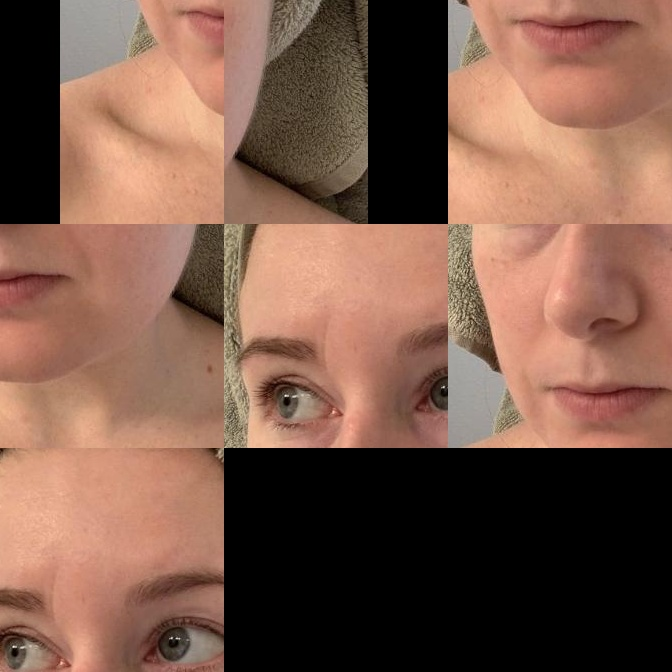
#> input picture skinType/RawPatches224/dryRawPatches224/dry_2bb5bbfc1d4e4c38a0f3_jpg.rf.f5b4b0289a0b0675e5405ae941042a8e_patches.jpg, 672 x 672 px, given as the content of the folder ../skinType/oily, which was not available
$ jupyter execute 'Data Preprocessing .ipynb'   (older library calls are emulated)   (text cells are left out)
#> lines starting #> are read from the running program, lines starting #| are printed output that depends on the picture; after the words box and inside, x2 and y2 are one past the last pixel; in counts of white or black regions, pixels touching at a corner belong together; pictures that were not available may be replaced by others from this repository, and a replacement may not be noted
#> further down, image is the input picture: shape (672, 672, 3); mean B, G, R 74.4, 89.6, 123.9
[cell 1]
import cv2
import numpy as np
import os
import random

# Define input and output directory paths
input_base_folder = "../skinType"  # Parent folder containing 'oily', 'dry', 'normal'
output_base_folder = "./Processed_Images/"

# Fixed patch size
PATCH_SIZE = 256
MIN_SKIN_AREA_RATIO = 0.9  # Minimum 20% of the image should be skin

def detect_skin(image):
    """Detect skin using HSV and YCrCb color spaces."""
    hsv = cv2.cvtColor(image, cv2.COLOR_BGR2HSV)
#> hsv: shape (672, 672, 3); mean H, S, V 7.2, 74.3, 123.9
    ycrcb = cv2.cvtColor(image, cv2.COLOR_BGR2YCrCb)
#> ycrcb: shape (672, 672, 3); mean of channels 0, 1, 2 98.1, 146.4, 114.6

    # Define skin color range in HSV
    lower_hsv = np.array([0, 20, 70], dtype=np.uint8)
    upper_hsv = np.array([20, 255, 255], dtype=np.uint8)

    # Define skin color range in YCrCb
    lower_ycrcb = np.array([0, 133, 77], dtype=np.uint8)
    upper_ycrcb = np.array([255, 173, 127], dtype=np.uint8)

    # Apply masks
    mask_hsv = cv2.inRange(hsv, lower_hsv, upper_hsv)
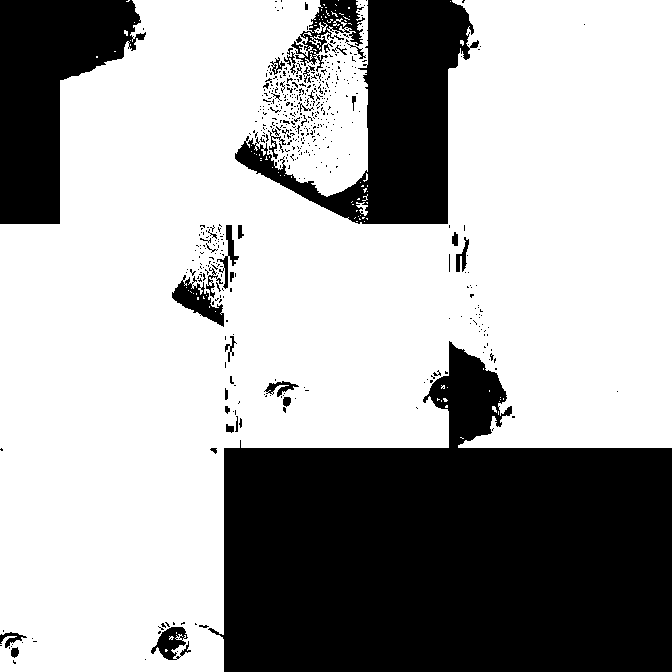
#> mask_hsv: shape (672, 672); 66% white; 532 black regions (487 under 20 px), largest, box (x1, y1, x2, y2) and area: (208, 341, 672, 672) 105037, (235, 0, 479, 224) 22066, (0, 0, 146, 224) 18418
    mask_ycrcb = cv2.inRange(ycrcb, lower_ycrcb, upper_ycrcb)
#> mask_ycrcb: shape (672, 672); 68.7% white; 17 black regions (12 under 20 px), largest, box (x1, y1, x2, y2) and area: (224, 340, 672, 672) 104042, (367, 0, 472, 223) 18837, (0, 0, 139, 224) 18179, (170, 636, 192, 647) 160, (165, 644, 194, 655) 118

    # Combine masks
    combined_mask = cv2.bitwise_and(mask_hsv, mask_ycrcb)
#> combined_mask: shape (672, 672); 65.9% white; 528 black regions (483 under 20 px), largest, box (x1, y1, x2, y2) and area: (208, 340, 672, 672) 105164, (235, 0, 479, 224) 22134, (0, 0, 146, 224) 18514

    # Apply Otsu thresholding
    _, otsu_mask = cv2.threshold(combined_mask, 0, 255, cv2.THRESH_BINARY + cv2.THRESH_OTSU)

    # Morphological operations to remove noise
    kernel = np.ones((5, 5), np.uint8)
    clean_mask = cv2.morphologyEx(otsu_mask, cv2.MORPH_CLOSE, kernel)
#> clean_mask: shape (672, 672); 67.4% white; 19 black regions (1 under 20 px)

    return clean_mask

def extract_skin(image, mask):
    """Find the largest skin region, ensure it meets the minimum skin area threshold."""
    contours, _ = cv2.findContours(mask, cv2.RETR_EXTERNAL, cv2.CHAIN_APPROX_SIMPLE)
#> contours = 6 contours, 5 with area under 20; largest, box (x1, y1, x2, y2) and area: (0, 0, 672, 672) 306786

    if not contours:
        return None  # No skin detected

    # Find the largest skin region
    largest_contour = max(contours, key=cv2.contourArea)
#> largest_contour = contour of 335 points, box (x1, y1, x2, y2) (0, 0, 672, 672), area 306786
    area = cv2.contourArea(largest_contour)
#> area = 306786

    # Calculate image size
    img_height, img_width = image.shape[:2]
#> img_height = 672; img_width = 672
    total_pixels = img_height * img_width
#> total_pixels = 451584

    # Ignore images where skin area is less than 20% of total pixels
    if area / total_pixels < MIN_SKIN_AREA_RATIO:
        return None

    # Get bounding box of skin region
    x, y, w, h = cv2.boundingRect(largest_contour)

    # Crop skin region
    skin_crop = image[y:y+h, x:x+w]

    # Ensure minimum size for cropping
    if w < PATCH_SIZE or h < PATCH_SIZE:
        return None  # Skip small regions

    return skin_crop

# [20 lines left out: function extract_patches, not called in this run]

# Process each category folder (oily, dry, normal)
for category in ["oily", "dry", "normal"]:
    input_folder = os.path.join(input_base_folder, category)
    output_folder = os.path.join(output_base_folder, category)
    os.makedirs(output_folder, exist_ok=True)

    for filename in os.listdir(input_folder):
        if filename.lower().endswith(('.png', '.jpg', '.jpeg')):
            img_path = os.path.join(input_folder, filename)
            image = cv2.imread(img_path)

            if image is None:
                continue  # Skip unreadable images

            skin_mask = detect_skin(image)
            skin_region = extract_skin(image, skin_mask)

            if skin_region is not None:  # Save only if enough skin is detected
                patches = extract_patches(skin_region)
                for i, patch in enumerate(patches):
                    output_path = os.path.join(output_folder, f"{filename.split('.')[0]}_patch{i}.jpg")
                    cv2.imwrite(output_path, patch)

print("Processing complete. Only valid skin images saved.")

[cell 2]
import cv2
import numpy as np
import os
import random

# Detect skin using HSV + YCrCb color spaces
def get_skin_mask(image):
    hsv = cv2.cvtColor(image, cv2.COLOR_BGR2HSV)
    ycrcb = cv2.cvtColor(image, cv2.COLOR_BGR2YCrCb)

    # HSV range
    lower_hsv = np.array([0, 30, 60], dtype=np.uint8)
    upper_hsv = np.array([20, 150, 255], dtype=np.uint8)
    mask_hsv = cv2.inRange(hsv, lower_hsv, upper_hsv)
#> mask_hsv: shape (672, 672); 66.2% white; 611 black regions (564 under 20 px), largest, box (x1, y1, x2, y2) and area: (209, 340, 672, 672) 105283, (235, 0, 479, 224) 21328, (0, 0, 146, 224) 18574

    # YCrCb range
    lower_ycrcb = np.array((0, 133, 77), dtype=np.uint8)
    upper_ycrcb = np.array((255, 173, 127), dtype=np.uint8)
    mask_ycrcb = cv2.inRange(ycrcb, lower_ycrcb, upper_ycrcb)

    # Combine both
    skin_mask = cv2.bitwise_and(mask_hsv, mask_ycrcb)
#> skin_mask: shape (672, 672); 66.2% white; 600 black regions (554 under 20 px), largest, box (x1, y1, x2, y2) and area: (209, 340, 672, 672) 105299, (235, 0, 479, 224) 21355, (0, 0, 146, 224) 18576

    # Clean mask
    kernel = cv2.getStructuringElement(cv2.MORPH_ELLIPSE, (5, 5))
    skin_mask = cv2.erode(skin_mask, kernel, iterations=1)
#> skin_mask: shape (672, 672); 61.5% white; 89 black regions (26 under 20 px), largest, box (x1, y1, x2, y2) and area: (141, 329, 672, 672) 110791, (233, 0, 483, 230) 30444, (0, 0, 148, 226) 19382
    skin_mask = cv2.dilate(skin_mask, kernel, iterations=2)
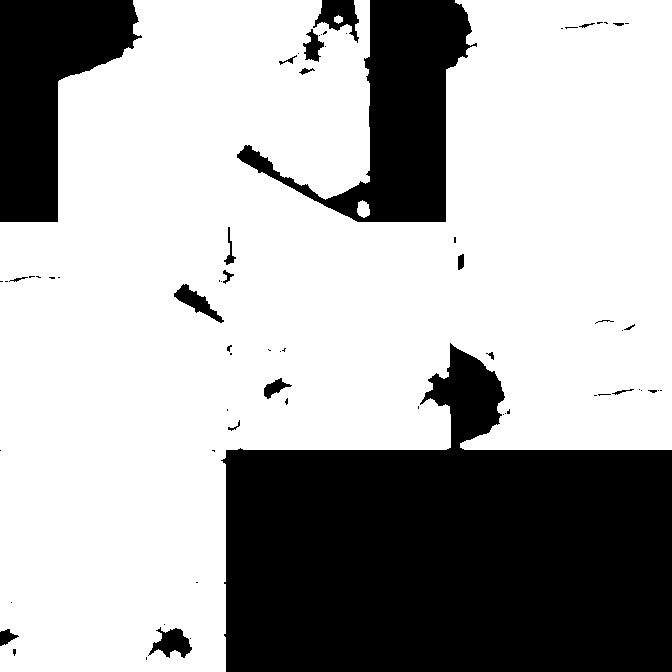
#> skin_mask: shape (672, 672); 67.7% white; 69 black regions (47 under 20 px), largest, box (x1, y1, x2, y2) and area: (221, 343, 672, 672) 103548, (237, 0, 477, 222) 20267, (0, 0, 142, 222) 17924

    return skin_mask

# Check if patch has RGB skin-like color range
def is_patch_skin_colored(patch):
    mean_color = cv2.mean(patch)[:3]
    b, g, r = mean_color
    return (
        80 < r < 255 and
        30 < g < 200 and
        20 < b < 170 and
        r > g and r > b and abs(r - g) > 15
    )

# Optional: reject blurry patches
def is_blurry(patch, threshold=100.0):
    gray = cv2.cvtColor(patch, cv2.COLOR_BGR2GRAY)
    fm = cv2.Laplacian(gray, cv2.CV_64F).var()
    return fm < threshold

# Extract skin-only patches from image
def extract_skin_patches(image, mask, patch_size=(100, 100), num_patches=4, min_skin_ratio=0.4):
#> called with patch_size = (100, 100), num_patches = 4, min_skin_ratio = 0.4
    coords = cv2.findNonZero(mask)
#> coords = contour of 305885 points, box (x1, y1, x2, y2) (0, 0, 672, 672), area 64690
    if coords is None:
        return []

    h, w = image.shape[:2]
#> h = 672; w = 672
    patches = []
    attempts = 0

    while len(patches) < num_patches and attempts < num_patches * 20:
        x, y = random.choice(coords)[0]
        x = max(0, min(x - patch_size[0] // 2, w - patch_size[0]))
        y = max(0, min(y - patch_size[1] // 2, h - patch_size[1]))

        patch = image[y:y+patch_size[1], x:x+patch_size[0]]
        patch_mask = mask[y:y+patch_size[1], x:x+patch_size[0]]

        if patch.shape[:2] != patch_size:
            attempts += 1
            continue

        skin_ratio = np.sum(patch_mask == 255) / (patch_size[0] * patch_size[1])
        if skin_ratio < min_skin_ratio:
            attempts += 1
            continue

        if not is_patch_skin_colored(patch):
            attempts += 1
            continue

        if is_blurry(patch):
            attempts += 1
            continue

        patches.append(patch)
        attempts += 1
#> this loop made 11 passes
#> (x, y, skin_ratio, b in is_patch_skin_colored, g in is_patch_skin_colored, r in is_patch_skin_colored, fm in is_blurry) on passes 1, 2, 3, 4, 5, 6, 7, 8, 10, 11: (443, 311, 0.715, 123.3, 140.7, 175.8, 1006.7), (40, 342, 1, 101.6, 125.8, 173.9, 11.87), (123, 1, 0.943, 123.7, 148, 204.3, 266.6), (167, 211, 0.929, 89.15, 110.4, 140.5, 781.2), (57, 450, 1, 125.1, 151.5, 214.3, 13.1), (18, 397, 1, 122.2, 151.3, 208, 18.37), (25, 328, 1, 97.33, 120.7, 170.7, 10.83), (322, 246, 1, 122.7, 146.3, 208.6, 24.18), (572, 289, 0.996, 86.24, 103, 156.8, 32.5), (151, 572, 0.677, 53.09, 61.73, 86.98, 427.1)
#> (x, y, skin_ratio) on pass 9: (427, 389, 0.335)
#> pass 1, in extract_skin_patches, `patch_mask = mask[y:y+patch_size[1], x:x+patch_size[0]]`:
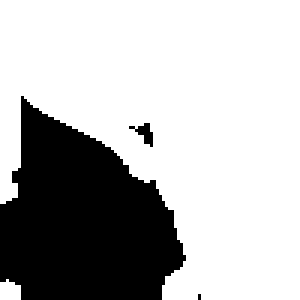
#> patch_mask: shape (100, 100) (shown 3 times larger); 71.5% white; 3 black regions (1 under 20 px), largest, box (x1, y1, x2, y2) and area: (0, 32, 62, 100) 2816, (43, 41, 51, 49) 28
#> pass 1, in is_blurry, `gray = cv2.cvtColor(patch, cv2.COLOR_BGR2GRAY)`:
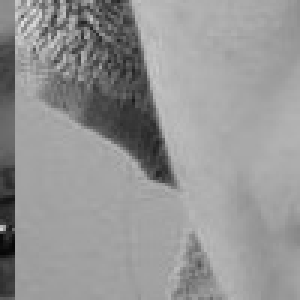
#> gray: shape (100, 100) (shown 3 times larger); min 7, max 224, mean 149.2
#> pass 2, in extract_skin_patches, `patch = image[y:y+patch_size[1], x:x+patch_size[0]]`:
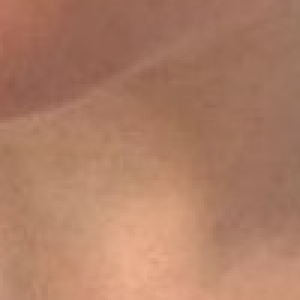
#> patch: shape (100, 100, 3) (shown 3 times larger); mean B, G, R 101.6, 125.8, 173.9
#> after the loop, attempts = 11; patches = 4 items

    return patches

# Main processor
def process_skin_classes(input_dir, output_dir):
    classes = ['oily', 'dry', 'normal']

    for cls in classes:
        input_cls_path = os.path.join(input_dir, cls)
        output_cls_path = os.path.join(output_dir, cls)
        os.makedirs(output_cls_path, exist_ok=True)

        for filename in os.listdir(input_cls_path):
            img_path = os.path.join(input_cls_path, filename)
            image = cv2.imread(img_path)

            if image is None:
                print(f"Skipped unreadable file: {img_path}")
                continue

            skin_mask = get_skin_mask(image)
            patches = extract_skin_patches(image, skin_mask)
#> patches = 4 items

            if not patches:
                print(f"No good patches from {filename} in class {cls}")
                continue

            for i, patch in enumerate(patches):
                patch_name = f"{os.path.splitext(filename)[0]}_patch{i}.jpg"
                patch_path = os.path.join(output_cls_path, patch_name)
                cv2.imwrite(patch_path, patch)
#> this loop made 4 passes
#> pass 2, in process_skin_classes, `cv2.imwrite(patch_path, patch)`:
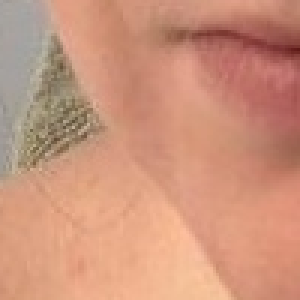
#> saved as dry_2bb5bbfc1d4e4c38a0f3_jpg.rf.f5b4b0289a0b0675e5405ae941042a8e_patches_patch1.jpg: shape (100, 100, 3) (shown 3 times larger); mean B, G, R 123.7, 148, 204.3

            print(f"Processed {filename} ({len(patches)} patches) from class {cls}")
#| Processed dry_2bb5bbfc1d4e4c38a0f3_jpg.rf.f5b4b0289a0b0675e5405ae941042a8e_patches.jpg (4 patches) from class oily

# Run it
if __name__ == "__main__":
    input_folder = "../skinType"             # Folder with oily/, dry/, normal/
    output_folder = "./Processed_Images_Clean/"  # Save cleaned patches here
    process_skin_classes(input_folder, output_folder)

[cell 3]
import cv2
import numpy as np
import os

def get_skin_mask(image):
    hsv = cv2.cvtColor(image, cv2.COLOR_BGR2HSV)
    ycrcb = cv2.cvtColor(image, cv2.COLOR_BGR2YCrCb)

    lower_hsv = np.array([0, 30, 60], dtype=np.uint8)
    upper_hsv = np.array([20, 150, 255], dtype=np.uint8)
    mask_hsv = cv2.inRange(hsv, lower_hsv, upper_hsv)

    lower_ycrcb = np.array((0, 133, 77), dtype=np.uint8)
    upper_ycrcb = np.array((255, 173, 127), dtype=np.uint8)
    mask_ycrcb = cv2.inRange(ycrcb, lower_ycrcb, upper_ycrcb)

    skin_mask = cv2.bitwise_and(mask_hsv, mask_ycrcb)

    kernel = cv2.getStructuringElement(cv2.MORPH_ELLIPSE, (5, 5))
#> kernel = [[0, 0, 1, 0, 0], [1, 1, 1, 1, 1], [1, 1, 1, 1, 1], [1, 1, 1, 1, 1], [0, 0, 1, 0, 0]]
    skin_mask = cv2.erode(skin_mask, kernel, iterations=1)
    skin_mask = cv2.dilate(skin_mask, kernel, iterations=2)

    return skin_mask

def process_skin_classes(input_dir, output_dir):
    classes = ['oily', 'dry', 'normal']

    for cls in classes:
        input_cls_path = os.path.join(input_dir, cls)
        output_cls_path = os.path.join(output_dir, cls)
        os.makedirs(output_cls_path, exist_ok=True)

        for filename in os.listdir(input_cls_path):
            img_path = os.path.join(input_cls_path, filename)
            image = cv2.imread(img_path)

            if image is None:
                print(f"Skipped unreadable file: {img_path}")
                continue

            skin_mask = get_skin_mask(image)

            # Optional: Combine mask with original image to visualize
            skin_result = cv2.bitwise_and(image, image, mask=skin_mask)

            # Save the result
            result_path = os.path.join(output_cls_path, f"{os.path.splitext(filename)[0]}_skin.jpg")
            cv2.imwrite(result_path, skin_result)

            print(f"Processed {filename} (full image skin detection)")

if __name__ == "__main__":
    input_folder = "../skinType"
    output_folder = "./Processed_Images_SkinOnly/"
    process_skin_classes(input_folder, output_folder)

[cell 4]
import cv2
import numpy as np
import os

# Load OpenCV's pre-trained Haar Cascade face detector
face_cascade = cv2.CascadeClassifier(cv2.data.haarcascades + 'haarcascade_frontalface_default.xml')

# [21 lines left out: function detect_and_crop_face, not called in this run]

def process_skin_classes(input_dir, output_dir):
    classes = ['oily', 'dry', 'normal']

    for cls in classes:
        input_cls_path = os.path.join(input_dir, cls)
        output_cls_path = os.path.join(output_dir, cls)
        os.makedirs(output_cls_path, exist_ok=True)

        for filename in os.listdir(input_cls_path):
            img_path = os.path.join(input_cls_path, filename)
            image = cv2.imread(img_path)

            if image is None:
                print(f"Skipped unreadable file: {img_path}")
                continue

            face_crop = detect_and_crop_face(image)

            if face_crop is None:
                print(f"No face detected in {filename}")
                continue

            output_path = os.path.join(output_cls_path, f"{os.path.splitext(filename)[0]}_face.jpg")
            cv2.imwrite(output_path, face_crop)
            print(f"Processed {filename} -> face crop saved")

if __name__ == "__main__":
    input_folder = "../Preprocessing/Processed_Images_SkinOnly"
    output_folder = "./Processed_Images_FaceCrops_256/"
    process_skin_classes(input_folder, output_folder)

[cell 5]
import cv2
import numpy as np

def extract_skin(image_path, output_path=None, show_steps=False):
    # Read input image
#> called with image_path = '/mnt/data/dry (1)_skin.jpg', output_path = '/mnt/data/skin_extracted.jpg', show_steps = False
    image = cv2.imread(image_path)
    image = cv2.cvtColor(image, cv2.COLOR_BGR2RGB)

    # Convert to YCrCb color space
    img_YCrCb = cv2.cvtColor(image, cv2.COLOR_RGB2YCrCb)
    y, cr, cb = cv2.split(img_YCrCb)
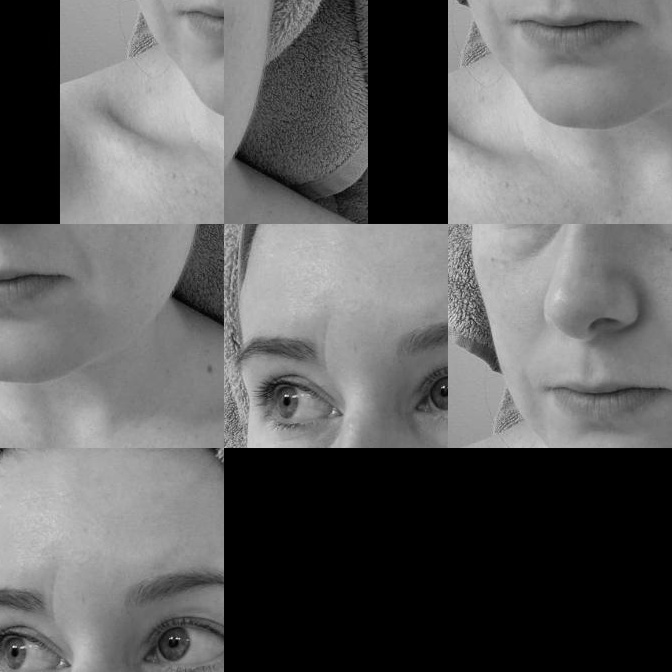
#> y: shape (672, 672); min 0, max 244, mean 98.1
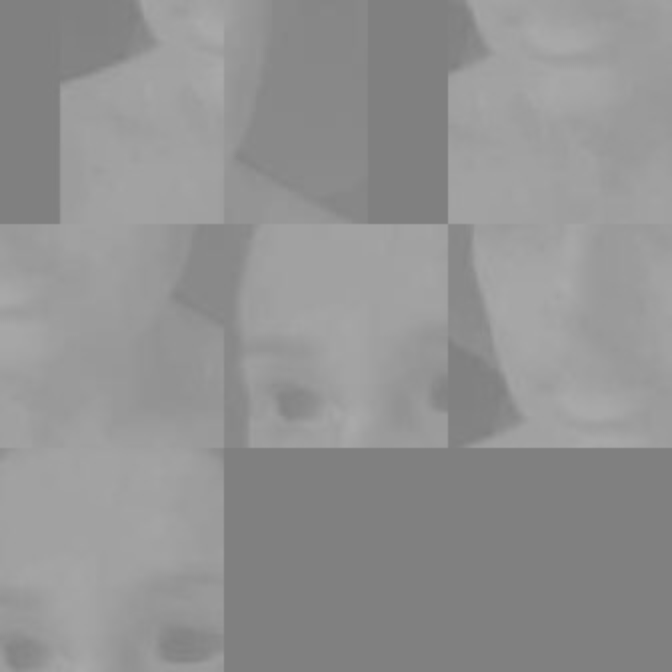
#> cr: shape (672, 672); min 127, max 170, mean 146.4
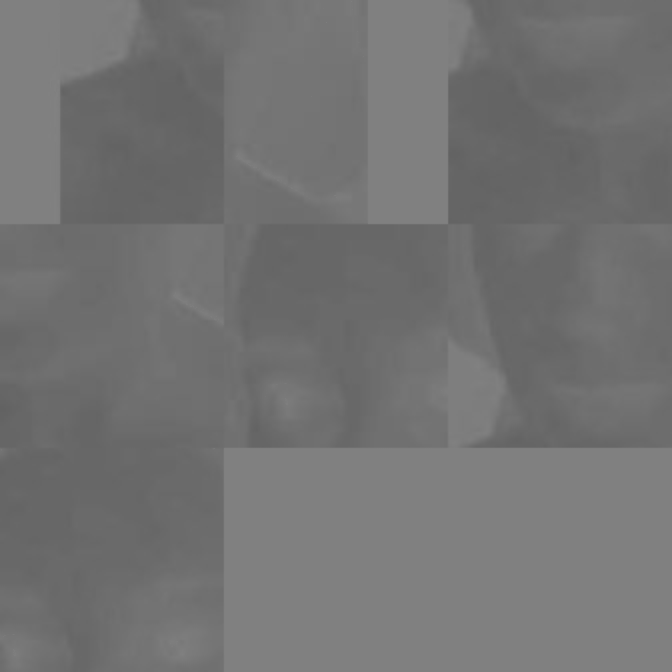
#> cb: shape (672, 672); min 98, max 130, mean 114.6

    # Skin color range for Cr and Cb channels
    skin_mask = cv2.inRange(img_YCrCb, np.array([0, 133, 77], dtype=np.uint8),
                                         np.array([255, 173, 127], dtype=np.uint8))

    # Optional: Use morphological operations to clean up mask
    kernel = cv2.getStructuringElement(cv2.MORPH_ELLIPSE, (5, 5))
    skin_mask = cv2.erode(skin_mask, kernel, iterations=1)
#> skin_mask: shape (672, 672); 67.7% white; 8 black regions (1 under 20 px), largest, box (x1, y1, x2, y2) and area: (222, 338, 672, 672) 105974, (365, 0, 474, 225) 19950, (0, 0, 141, 226) 18866
    skin_mask = cv2.dilate(skin_mask, kernel, iterations=2)
#> skin_mask: shape (672, 672); 69.5% white; 4 black regions, box (x1, y1, x2, y2) and area: (226, 345, 672, 672) 102174, (369, 0, 470, 221) 17739, (0, 0, 137, 222) 17528, (167, 638, 192, 653) 228

    # Apply mask to original image
    skin = cv2.bitwise_and(image, image, mask=skin_mask)

    if show_steps:
        cv2.imshow("Original", cv2.cvtColor(image, cv2.COLOR_RGB2BGR))
        cv2.imshow("Skin Mask", skin_mask)
        cv2.imshow("Skin Extracted", cv2.cvtColor(skin, cv2.COLOR_RGB2BGR))
        cv2.waitKey(0)
        cv2.destroyAllWindows()

    # Save result if needed
    if output_path:
        cv2.imwrite(output_path, cv2.cvtColor(skin, cv2.COLOR_RGB2BGR))
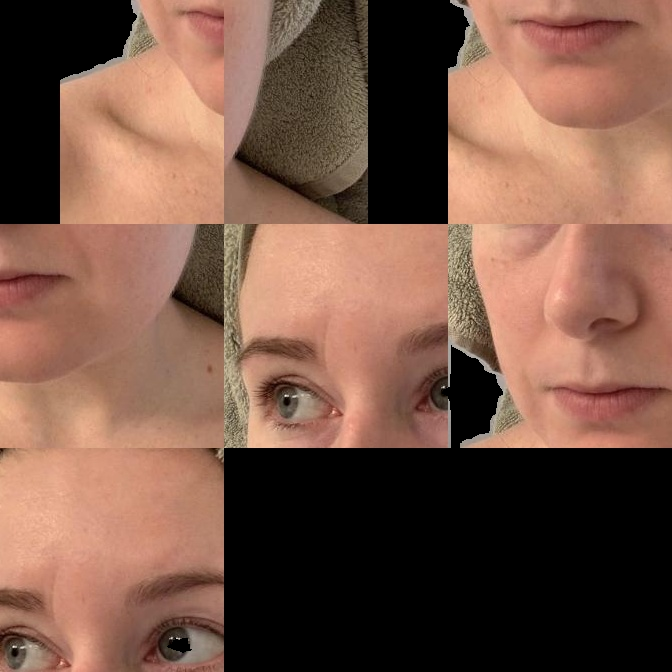
#> saved as skin_extracted.jpg: shape (672, 672, 3); mean B, G, R 71.2, 86.4, 120.6

    return skin

# Example usage:
skin_img = extract_skin("/mnt/data/dry (1)_skin.jpg", "/mnt/data/skin_extracted.jpg")
